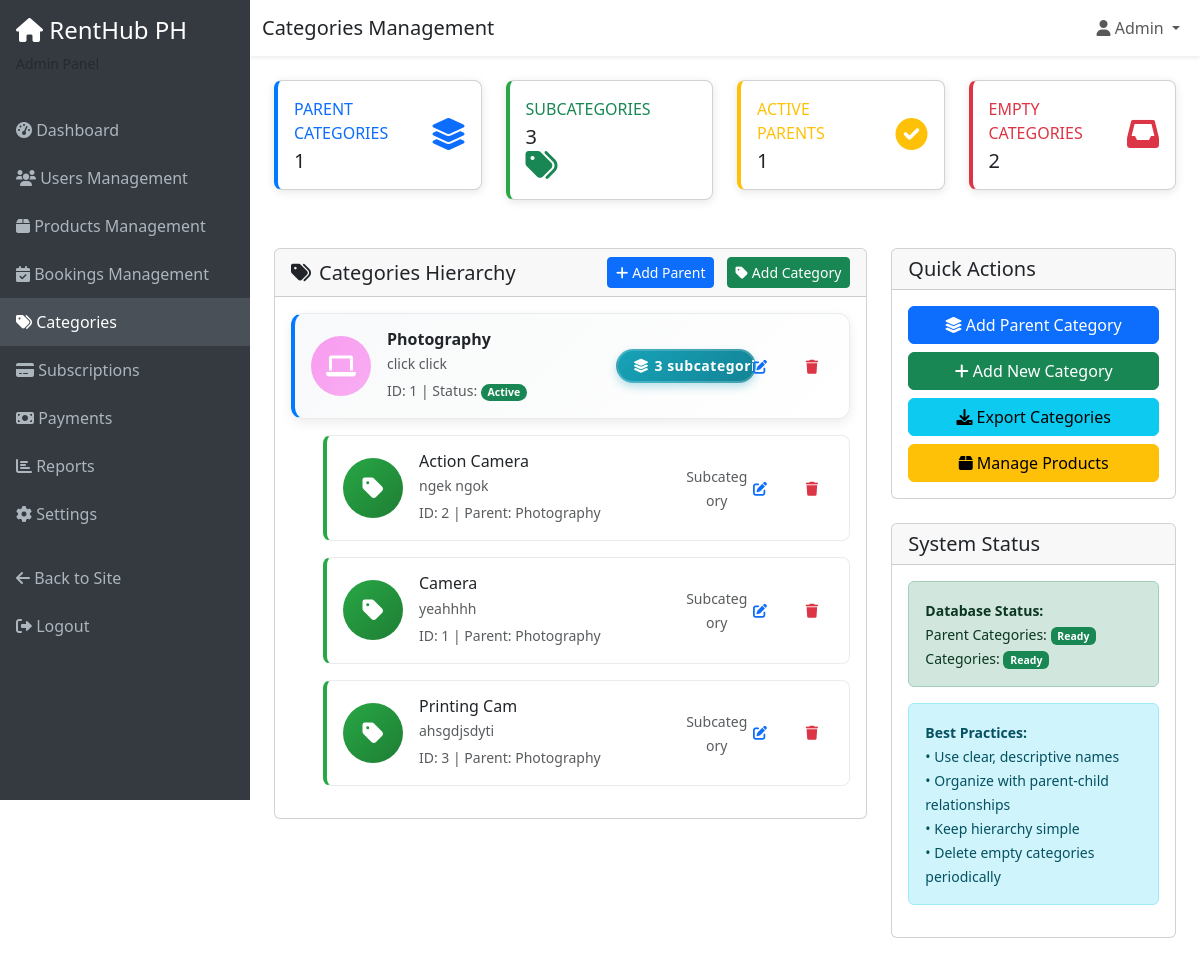
The page /admin/categories.php (signed in) on the database its author committed.
### tables this page shows
CREATE TABLE `parent_categories` (
  `ParentCategoryID` int(11) NOT NULL,
  `Parent_Name` varchar(100) NOT NULL,
  `Parent_Description` text DEFAULT NULL,
  `Parent_Icon` varchar(50) DEFAULT 'fas fa-folder',
  `Parent_Color` varchar(20) DEFAULT '#007bff',
  `Parent_IsActive` tinyint(1) DEFAULT 1,
  `Parent_CreatedAt` timestamp NOT NULL DEFAULT current_timestamp(),
  `Parent_UpdatedAt` timestamp NOT NULL DEFAULT current_timestamp() ON UPDATE current_timestamp()
);

CREATE TABLE `categories` (
  `CategoryID` int(11) NOT NULL,
  `Cat_Name` varchar(100) NOT NULL,
  `Cat_Description` text DEFAULT NULL,
  `Cat_CreatedAt` timestamp NOT NULL DEFAULT current_timestamp(),
  `ParentCategoryID` int(11) NOT NULL
);

### admin/categories.php (the view, shortened to what the rows shown need)
<?php
$database = new Database();
$conn = $database->getConnection();
$parent_categories_table_exists = false;
$categories_table_exists = false;
try {
    $parent_categories_table_exists = true;
} catch (PDOException $e) {
    $parent_categories_table_exists = false;
}
try {
    $categories_table_exists = true;
} catch (PDOException $e) {
    $categories_table_exists = false;
}
$parent_categories = [];
if ($parent_categories_table_exists) {
    try {
        $query = "SELECT pc.*,
                         (SELECT COUNT(*) FROM categories WHERE ParentCategoryID = pc.ParentCategoryID) as subcategory_count
                  FROM parent_categories pc
                  ORDER BY pc.Parent_Name ASC";
        $stmt = $conn->prepare($query);
        $stmt->execute();
        $parent_categories = $stmt->fetchAll(PDO::FETCH_ASSOC);
    } catch (PDOException $e) {
        $parent_categories = [];
    }
}
$categories = [];
if ($categories_table_exists && $parent_categories_table_exists) {
    try {
        $query = "SELECT c.*, pc.Parent_Name, pc.Parent_Icon, pc.Parent_Color
                  FROM categories c
                  JOIN parent_categories pc ON c.ParentCategoryID = pc.ParentCategoryID
                  ORDER BY pc.Parent_Name ASC, c.Cat_Name ASC";
        $stmt = $conn->prepare($query);
        $stmt->execute();
        $categories = $stmt->fetchAll(PDO::FETCH_ASSOC);
    } catch (PDOException $e) {
        $categories = [];
    }
}
?>
<!DOCTYPE html>
<html lang="en">
<head>
    <link href="https://cdn.jsdelivr.net/npm/bootstrap@5.3.0/dist/css/bootstrap.min.css" rel="stylesheet">
    <link href="https://cdnjs.cloudflare.com/ajax/libs/font-awesome/6.0.0/css/all.min.css" rel="stylesheet">
</head>
<body>
    <div class="main-content">
        <div class="container-fluid p-4">
            <div class="row">
                <div class="col-lg-8">
                    <div class="card">
                        <div class="card-body">
                            <?php if(!empty($parent_categories)): ?>
                                <?php foreach($parent_categories as $parent): ?>
                                <div class="category-card parent-category">
                                    <div class="card-body">
                                        <div class="row align-items-center">
                                            <div class="col-md-7">
                                                <div class="d-flex align-items-center">
                                                    <div class="category-icon parent" style="background: linear-gradient(135deg, <?php echo $parent['Parent_Color']; ?> 0%, <?php echo $parent['Parent_Color']; ?>cc 100%);">
                                                        <i class="<?php echo $parent['Parent_Icon']; ?>"></i>
                                                    </div>
                                                    <div>
                                                        <h6 class="mb-1 fw-bold"><?php echo htmlspecialchars($parent['Parent_Name']); ?></h6>
                                                        <p class="text-muted mb-1 small">
                                                            <?php echo htmlspecialchars($parent['Parent_Description']); ?>
                                                        </p>
                                                        <small class="text-muted">
                                                            ID: <?php echo $parent['ParentCategoryID']; ?> |
                                                            Status: <span class="badge bg-<?php echo $parent['Parent_IsActive'] ? 'success' : 'danger'; ?> rounded-pill"><?php echo $parent['Parent_IsActive'] ? 'Active' : 'Inactive'; ?></span>
                                                        </small>
                                                    </div>
                                                </div>
                                            </div>
                                            <div class="col-md-3">
                                                <?php if($parent['subcategory_count'] > 0): ?>
                                                    <div class="subcategory-indicator">
                                                        <span class="badge">
                                                            <i class="fas fa-layer-group"></i><?php echo $parent['subcategory_count']; ?>
                                                            <?php echo $parent['subcategory_count'] == 1 ? 'subcategory' : 'subcategories'; ?>
                                                        </span>
                                                    </div>
                                                <?php endif; ?>
                                            </div>
                                            <div class="col-md-2">
                                                <div class="d-flex justify-content-end gap-2">
                                                    <button class="btn btn-outline-primary btn-action"
                                                            onclick="editParentCategory(<?php echo $parent['ParentCategoryID']; ?>, '<?php echo addslashes($parent['Parent_Name']); ?>', '<?php echo addslashes($parent['Parent_Description']); ?>', '<?php echo $parent['Parent_Icon']; ?>', '<?php echo $parent['Parent_Color']; ?>', <?php echo $parent['Parent_IsActive']; ?>)"
                                                            title="Edit Parent Category">
                                                        <i class="fas fa-edit"></i>
                                                    </button>
                                                    <form method="POST" style="display: inline;" onsubmit="return confirm('Delete this parent category and all its subcategories?')">
                                                        <button type="submit" name="delete_parent_category" class="btn btn-outline-danger btn-action" title="Delete Parent Category">
                                                            <i class="fas fa-trash"></i>
                                                        </button>
                                                    </form>
                                                </div>
                                            </div>
                                        </div>
                                    </div>
                                </div>
                                <?php
                                $parent_subcategories = array_filter($categories, function($cat) use ($parent) {
                                    return $cat['ParentCategoryID'] == $parent['ParentCategoryID'];
                                });
                                ?>
                                <?php foreach($parent_subcategories as $child): ?>
                                <div class="category-card sub-category">
                                    <div class="card-body">
                                        <div class="row align-items-center">
                                            <div class="col-md-8">
                                                <div class="d-flex align-items-center">
                                                    <div class="category-icon sub">
                                                        <i class="fas fa-tag"></i>
                                                    </div>
                                                    <div>
                                                        <h6 class="mb-1"><?php echo htmlspecialchars($child['Cat_Name']); ?></h6>
                                                        <p class="text-muted mb-1 small">
                                                            <?php echo htmlspecialchars($child['Cat_Description']); ?>
                                                        </p>
                                                        <small class="text-muted">
                                                            ID: <?php echo $child['CategoryID']; ?> |
                                                            Parent: <?php echo htmlspecialchars($child['Parent_Name']); ?>
                                                        </small>
                                                    </div>
                                                </div>
                                            </div>
                                            <div class="col-md-2 text-center">
                                                <small class="text-muted">Subcategory</small>
                                            </div>
                                            <div class="col-md-2">
                                                <div class="d-flex justify-content-end gap-2">
                                                    <button class="btn btn-outline-primary btn-action"
                                                            onclick="editCategory(<?php echo $child['CategoryID']; ?>, '<?php echo addslashes($child['Cat_Name']); ?>', '<?php echo addslashes($child['Cat_Description']); ?>', <?php echo $child['ParentCategoryID']; ?>)">
                                                        <i class="fas fa-edit"></i>
                                                    </button>
                                                    <form method="POST" style="display: inline;" onsubmit="return confirm('Delete this subcategory?')">
                                                        <button type="submit" name="delete_category" class="btn btn-outline-danger btn-action">
                                                            <i class="fas fa-trash"></i>
                                                        </button>
                                                    </form>
                                                </div>
                                            </div>
                                        </div>
                                    </div>
                                </div>
                                <?php endforeach; ?>
                                <?php endforeach; ?>
                            <?php endif; ?>
                        </div>
                    </div>
                </div>
            </div>
        </div>
    </div>
</body>
</html>

### rows shown on the page
parent_categories: Parent_Name "Photography", Parent_Description "click click", ParentCategoryID "1", Parent_IsActive "Active", subcategory_count "3"
categories: Cat_Name "Action Camera", Cat_Description "ngek ngok", CategoryID "2", ParentCategoryID.Parent_Name "Photography"
categories: Cat_Name "Camera", Cat_Description "yeahhhh", CategoryID "1", ParentCategoryID.Parent_Name "Photography"
categories: Cat_Name "Printing Cam", Cat_Description "ahsgdjsdyti", CategoryID "3", ParentCategoryID.Parent_Name "Photography"

### other values the page prints
$_SESSION['user_name'] "Admin"
$stats['total_parent_categories'] "1"
$stats['total_categories'] "3"
$stats['active_parents'] "1"
$stats['empty_categories'] "2"
